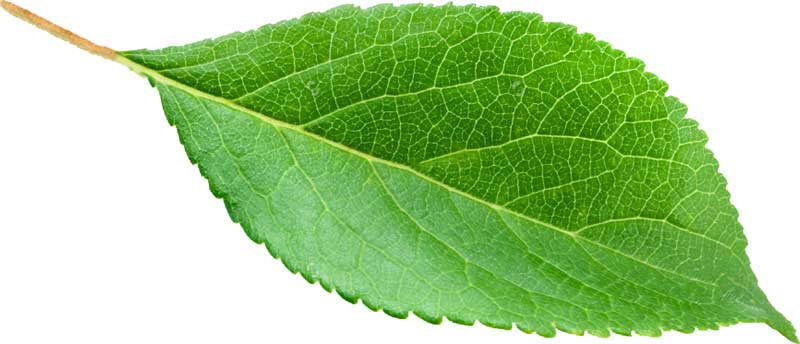
#> input picture leaf.jpg, 800 x 344 px
$ jupyter execute 'Digital Image Processing (1).ipynb'   (older library calls are emulated)
#> lines starting #> are read from the running program, lines starting #| are printed output that depends on the picture; long printed decimals are rounded
[cell 1]
import cv2
from matplotlib import pyplot as plt

[cell 2]
img = cv2.imread("leaf.jpg")
#> img is the input picture: shape (344, 800, 3); mean B, G, R 142.3, 205.9, 166.8
original_img = cv2.imread("leaf.jpg")
print(img.shape)
#| (344, 800, 3)

[cell 3]
cv2.imshow('Original Image',img)
cv2.waitKey(5000)
cv2.destroyAllWindows()

[cell 4]
print(img)
#> (printed output is left out)

[cell 5]
img=cv2.imread('leaf.jpg')
plt.imshow(img)
plt.show()

[cell 6]
import cv2

[cell 7]
# Read the image
pic = cv2.imread("leaf.jpg")

[cell 8]
# Access pixel value at position (10, 10)
pixel_value = pic[10][10]
#> pixel_value = [108, 174, 209]
print("Pixel value at (10, 10):", pixel_value)
#| Pixel value at (10, 10): [108 174 209]

[cell 9]
# Display the image
cv2.imshow('pic', pic)
# Wait for a key press indefinitely
cv2.waitKey(0)
# Save the image with a different name
cv2.imwrite("l3.jpg", pic)
# Close all OpenCV windows
cv2.destroyAllWindows()

[cell 10]
import numpy as np
from scipy import misc
import imageio
import matplotlib.pyplot as plt

[cell 11]
pic=imageio.v2.imread("l3.jpg")
plt.imshow(pic)

[cell 12]
print("Mean:",pic.mean())
#| Mean: 171.758

[cell 13]
print("Max:",pic.max())
#| Max: 255

[cell 14]
print("Min",pic.min())
#| Min 0

[cell 15]
import cv2
import matplotlib.pyplot as plt

# Read the image
pic = cv2.imread("l3.jpg")

# Convert the image to grayscale for matplotlib
pic_gray = cv2.cvtColor(pic, cv2.COLOR_BGR2GRAY)

# Display the grayscale image using matplotlib
plt.imshow(pic_gray, cmap='gray')
plt.show()

[cell 16]
import cv2
import matplotlib.pyplot as plt
img_bgr=cv2.imread("l3.jpg")
color=('b','g','r')
for i,col in enumerate(color):
    histr=cv2.calcHist([img_bgr],[i],None,[256],[0,256])
    plt.plot(histr,color=col)
    plt.xlim([0,256])
plt.show()
#> figure, not shown here; curve peaks at x = 255, y = 108037; curve peaks at x = 255, y = 113381; curve peaks at x = 255, y = 109227

[cell 17]
import cv2
import matplotlib.pyplot as plt
import numpy as np

# Read the image
pic = cv2.imread("l3.jpg")

# Split the image into its RGB channels
blue, green, red = cv2.split(pic)
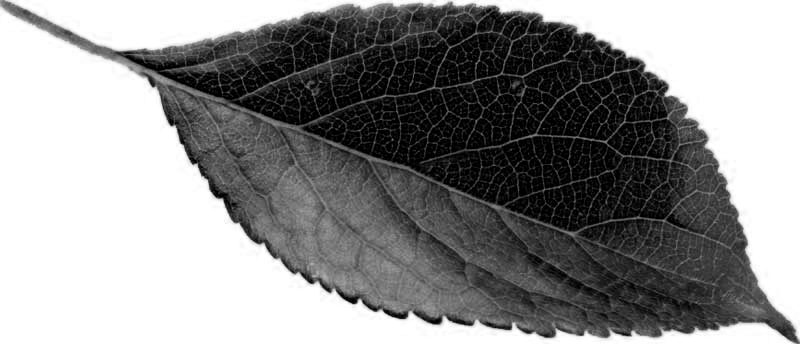
#> blue: shape (344, 800); min 0, max 255, mean 142.6
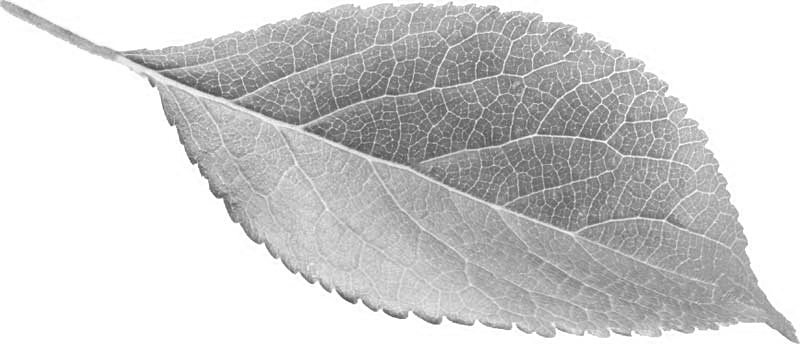
#> green: shape (344, 800); min 71, max 255, mean 205.9
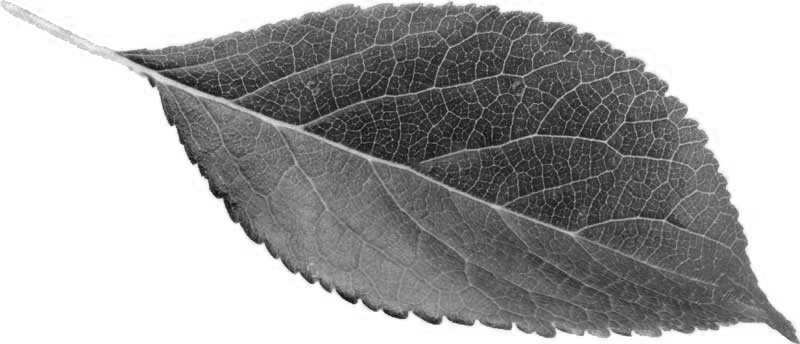
#> red: shape (344, 800); min 8, max 255, mean 166.8

# Increase the red channel to apply a red tint
red_tinted = red + 50
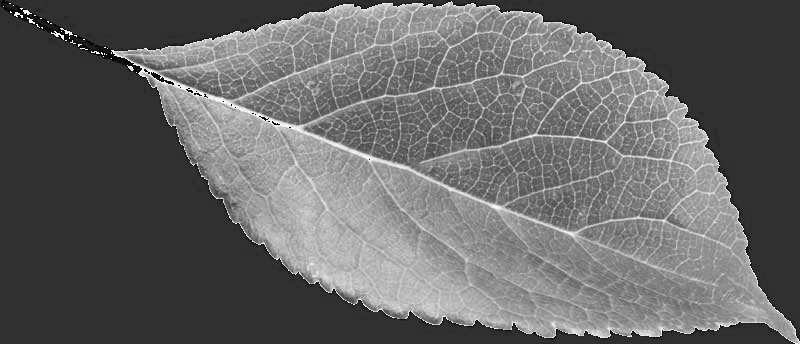
#> red_tinted: shape (344, 800); min 0, max 255, mean 102
# Adjust this value to control the intensity of the red tint

# Merge the channels back together
pic_red = cv2.merge([blue, green, red_tinted])
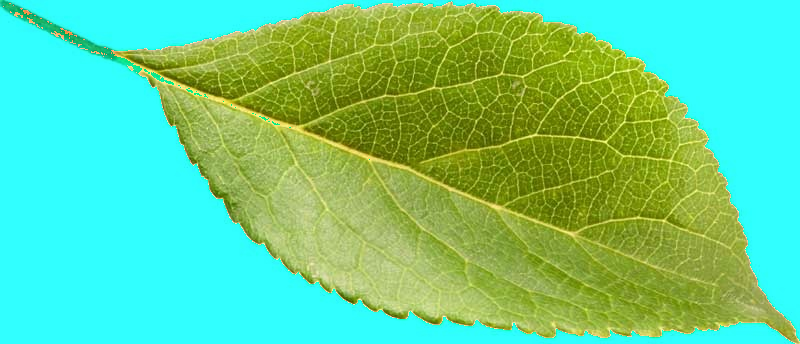
#> pic_red: shape (344, 800, 3); mean B, G, R 142.6, 205.9, 102

# Display the red-tinted image using matplotlib
plt.imshow(cv2.cvtColor(pic_red, cv2.COLOR_BGR2RGB))
plt.axis('off')
# Turn off axis
plt.show()

[cell 18]
import cv2
from matplotlib import pyplot as plt
img = cv2.imread("l3.jpg")
gray = cv2.imread("l3.jpg",0)
#> gray: shape (344, 800); min 44, max 255, mean 187

[cell 19]
#Salt and Pepper
from skimage.util import random_noise
import numpy as np
def sp(n):
#> called with n = 0.1
    noise_img=random_noise(gray,mode='s&p',amount=n)
    noise_img=np.array(255*noise_img,dtype='uint8')
    cv2.imwrite("l3.jpg",noise_img)
    return noise_img

a1=sp(0.1)
a2=sp(0.2)
a3=sp(0.3)
a4=sp(0.4)
a5=sp(0.5)
a6=sp(0.6)
a7=sp(0.7)
a8=sp(0.8)
a9=sp(0.9)
a10=sp(1)
#> in sp (call 10), `noise_img=random_noise(gray,mode='s&p',amount=n)`:
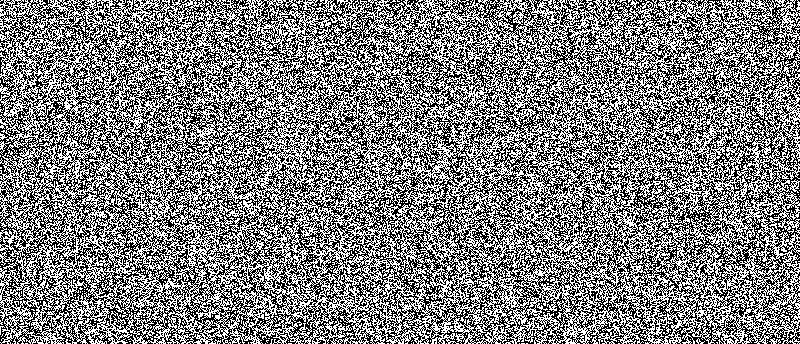
#> noise_img: shape (344, 800) float64; values 0 (black) and 1 (white), 50% white; black in thin lines or dots
#> in sp (call 10), `noise_img=np.array(255*noise_img,dtype='uint8')`: noise_img: shape (344, 800); 50% white; black in thin lines or dots

# img=[]
img1=[a1,a2]
img2=[a3,a4]
img3=[a5,a6]
img4=[a7,a8]
img5=[a9,a10]

def show_img(img):
    cv2.imshow('noise',img)
    cv2.waitKey(0)
    cv2.destroyAllWindows()

[cell 20]
for i in range(2):
    plt.subplot(1,2,i+1),plt.imshow(img1[i],'gray')

[cell 21]
for i in range(2):
    plt.subplot(1,2,i+1),plt.imshow(img2[i],'gray')

[cell 22]
for i in range(2):
    plt.subplot(1,2,i+1),plt.imshow(img3[i],'gray')

[cell 23]
for i in range(2):
    plt.subplot(1,2,i+1),plt.imshow(img4[i],'gray')

[cell 24]
for i in range(2):
    plt.subplot(1,2,i+1),plt.imshow(img5[i],'gray')

[cell 25]
#smoothing

[cell 26]
import cv2
import numpy as np
from matplotlib import pyplot as plt

# you can change the image name here
img = cv2.imread("leaf.jpg")

kernel = np.ones((5, 5), np.float32) / 25
dst = cv2.filter2D(img, -1, kernel)
plt.subplot(121), plt.imshow(img), plt.title('Original')
plt.xticks([]), plt.yticks([])
plt.subplot(122), plt.imshow(dst), plt.title('Smoothened Image')
plt.xticks([]), plt.yticks([])
plt.show()
#> figure, not shown here; B, G, R data is drawn as R, G, B

[cell 27]
#Gaussian-Filter-Python

[cell 28]
import cv2 as cv
import numpy as np
import matplotlib.pyplot as plt
import matplotlib.cm as cm

img = cv.imread('leaf.jpg', cv.IMREAD_GRAYSCALE)
#> img: shape (344, 800); min 42, max 255, mean 187
height, width= img.shape[:2]
#> height = 344; width = 800

plt.figure(0)
plt.title("Input image")
plt.imshow(img, cmap=cm.gray)


d_width = width + 2
#> d_width = 802
d_height = height + 2
#> d_height = 346
result = np.zeros((d_height,d_width))
applied_img = np.zeros_like(img)

xx = (d_width - width) // 2
#> xx = 1
yy = (d_height - height) // 2
#> yy = 1

result[yy:yy+height, xx:xx+width] = img

plt.figure(1)
plt.title("Result of zero-padding")
plt.imshow(result, cmap=cm.gray)

kernel = np.array(([1,2,1]
                  ,[2,4,2]
                  ,[1,2,1]))

cdf = np.zeros_like(kernel)

for i in range(yy, height):
        for j in range(xx, width):
            cdf[0,0] = result[i-1, j-1] * kernel[0,0]
            cdf[0,1] = result[i, j-1] * kernel[0,1]
            cdf[0,2] = result[i+1, j-1] * kernel[0,2]
            cdf[1,0] = result[i-1, j] * kernel[1,0]
            cdf[1,1] = result[i, j] * kernel[1,1]
            cdf[1,2] = result[i+1, j] * kernel[1,2]
            cdf[2,0] = result[i-1, j+1] * kernel[2,0]
            cdf[2,1] = result[i, j+1] * kernel[2,1]
            cdf[2,2] = result[i+1, j+1] * kernel[2,2]

            applied_img[i, j] = np.sum(cdf) / 16
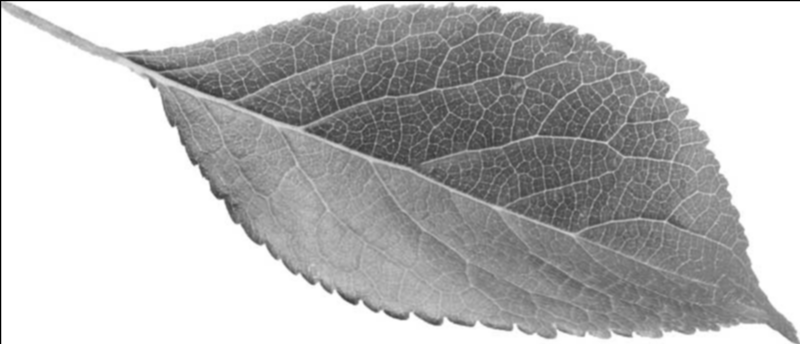
#> applied_img: shape (344, 800); min 0, max 255, mean 185.4
#> after the loop, cdf = [[149, 292, 174], [358, 636, 358], [213, 358, 196]]


plt.figure(2)
plt.title("Final image")
plt.imshow(applied_img, cmap=cm.gray)
plt.show()

[cell 29]
#Gradient

[cell 30]
import cv2
from matplotlib import pyplot as plt


# You can change the image name here
img = cv2.imread('leaf.jpg', 0)

laplacian = cv2.Laplacian(img, cv2.CV_64F)
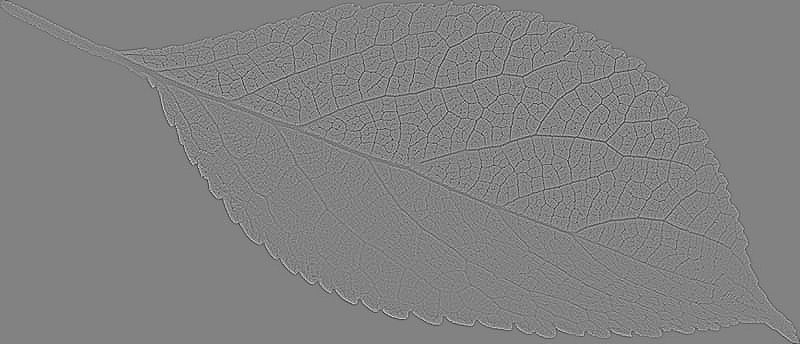
#> laplacian: shape (344, 800) float64; min -255, max 244, mean 0; drawn with min black and max white
plt.subplot(1, 2, 1), plt.imshow(img, cmap=plt.cm.gray)
plt.title('Original'), plt.xticks([]), plt.yticks([])
plt.subplot(1, 2, 2), plt.imshow(laplacian, cmap=plt.cm.gray)
plt.title('Gradient'), plt.xticks([]), plt.yticks([])

plt.show()

[cell 31]
#Histogram

[cell 32]
import cv2
import matplotlib.pyplot as plt  # import pyplot as plt
import numpy as np

plt.style.use("seaborn-whitegrid")

# you can change image name here
img = cv2.imread('leaf.jpg')

color = ('b', 'g', 'r')

hists = []
for i, col in enumerate(color):
    histr = cv2.calcHist([img], [i], None, [256], [0, 256])
    plt.plot(histr, color=col)
    plt.xlim([0, 256])

plt.xlabel("Intensity Value", fontsize=12)
plt.ylabel("Count", fontsize=12)
plt.xticks(fontsize=12)
plt.title('Image Histogram')
plt.yticks(fontsize=12)
plt.show()
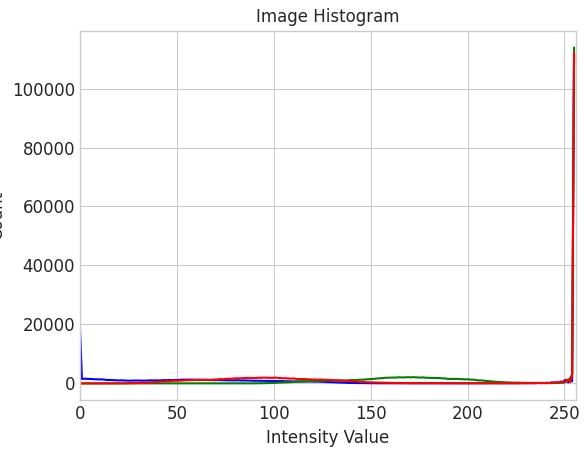
#> figure drawn by matplotlib, 1 panel; curve peaks at x = 255, y = 111546; curve peaks at x = 255, y = 113959; curve peaks at x = 255, y = 112226

[cell 33]
#Wrong Expected Image

[cell 34]
import cv2

# Read the image
image = cv2.imread("leaf.jpg")

# Convert the image to grayscale
gray_image = cv2.cvtColor(image, cv2.COLOR_BGR2GRAY)

# Apply a Gaussian blur
blurred_image = cv2.GaussianBlur(gray_image, (5, 5), 0)

# Detect the edges using the Canny edge detection method
edges = cv2.Canny(blurred_image, 100, 200)
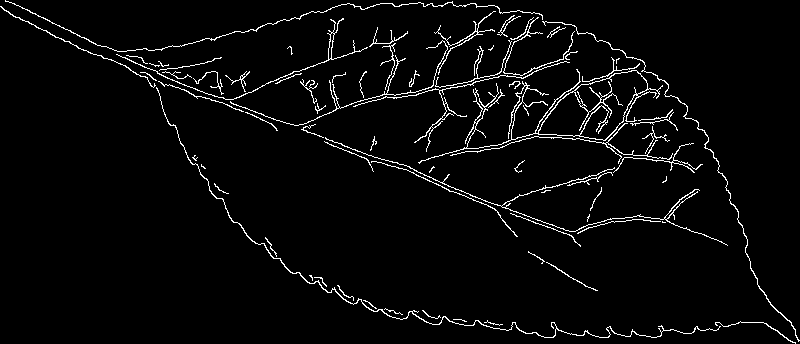
#> edges: shape (344, 800); 3.5% white in thin lines or dots

# Display the edges
cv2.imshow("Edges", edges)
cv2.waitKey(0)
cv2.destroyAllWindows()

[cell 35]
#Counts the number of black and white pixels in an image

[cell 36]
import cv2
import numpy as np

def get_black_white_percentage(image):

  # Convert the image to grayscale.
  gray = cv2.cvtColor(image, cv2.COLOR_BGR2GRAY)

  # Count the number of black and white pixels.
  black_pixels = np.sum(gray == 0)
#> black_pixels = 0
  white_pixels = np.sum(gray == 255)
#> white_pixels = 107614

  # Calculate the percentage of black and white pixels.
  black_percentage = black_pixels / np.prod(gray.shape) * 100
#> black_percentage = 0
  white_percentage = white_pixels / np.prod(gray.shape) * 100
#> white_percentage = 39.1

  return black_percentage, white_percentage


image = cv2.imread("leaf.jpg")
black_percentage, white_percentage = get_black_white_percentage(image)
#> black_percentage = 0; white_percentage = 39.1

print("Black percentage:", black_percentage)
#| Black percentage: 0.0
print("White percentage:", white_percentage)
#| White percentage: 39.104
